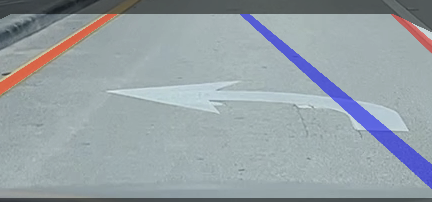
#> input picture left_turn_temp.png, 432 x 202 px; its folder holds only this picture in this run
$ python -i processing.py   (imports and definitions only)
#> lines starting #> are read from the running program, lines starting #| are printed output that depends on the picture; after the words box and inside, x2 and y2 are one past the last pixel; in counts of white or black regions, pixels touching at a corner belong together
#> further down, picture is the input picture: shape (202, 432, 3); mean B, G, R 166.1, 160.6, 150.4
### filters.py
# import necessary libraries
import cv2
import numpy as np
import math


# warps an image given a set a vertices
def warping(img, mask_vert, screen_vert):
    matrixy = cv2.getPerspectiveTransform(mask_vert, screen_vert)
    result = cv2.warpPerspective(img, matrixy, (img.shape[1], img.shape[0]))
    return result


# un-warps an image given a set of vertices
# [4 lines left out: function unwarped, not called in this run]


# detects the HoughLines within a frame
def detect_hough(image):
    lines = cv2.HoughLines(image, 1, np.pi / 180, 100)
    line_coords = []

    if lines is not None:
        # The below for loop runs till r and theta values
        # are in the range of the 2d array
        for r_theta in lines:
            # perform calculations onto the returned polar coordinates to convert them into cartesian ones
            arr = np.array(r_theta[0], dtype=np.float64)
            r, theta = arr
            a = np.cos(theta)
            b = np.sin(theta)
            x0 = a * r
            y0 = b * r
            x1 = int(x0 + 1000 * (-b))
            y1 = int(y0 + 1000 * (a))
            x2 = int(x0 - 1000 * (-b))
            y2 = int(y0 - 1000 * (a))

            # get the slope of each of the HoughLines returned and append those if they are not horizontal
            try:
                slope = round((y2 - y1) / (x2 - x1))
            except:
                slope = 999

            if not (-1 < slope < 1):
                line_coords.append([(x1, y1), (x2, y2)])

        # return the final list of HoughLines
        return line_coords


# check and filter the given HoughLines
def check_hough(good_lines, og, extra_pix=0):
    good_dist = []
    good = []
    mid_line = []

    # if the given lines is not empty,
    # check to make sure each of the lines are at least 20 pixels away from each other
    # append all the good lines to a separate list
    if good_lines is not None:
        for i in good_lines:
            x1, y1 = i[0]
            x2, y2 = i[1]

            dist = any(math.dist([x1, y1], [pt1[0], pt1[1]]) < 20 or
                       math.dist([x2, y2], [pt2[0], pt2[1]]) < 20
                       for pt1, pt2 in good_dist
                       )

            if not dist:
                good_dist.append([[x1 + extra_pix, y1], [x2 + extra_pix, y2]])

        # to prevent a divide by zero error, check to make sure that at least 2 lines were detected
        # calculate the average of two of the endpoints of the outputted lines
        # draw the final midline and return the original image and midline coordinates
        if good_dist is not None:
            for i in range(len(good_dist)):
                good.append(
                    (good_dist[i][0][0], good_dist[i][0][1], good_dist[i][1][0], good_dist[i][1][1]))
            if len(good) >= 2:
                mid_line = [(round((good[0][0] + good[1][0]) / 2), round((good[0][1] + good[1][1]) / 2)),
                            (round((good[0][2] + good[1][2]) / 2), round((good[0][3] + good[1][3]) / 2))]
                cv2.line(og, mid_line[0], mid_line[1], (0, 0, 255), 50, cv2.LINE_AA)

    else:
        return og, mid_line
    return og, mid_line


# average 2 lines given their start and end coordinates
# [58 lines left out: functions average_lines, detect_arrow_left, detect_arrow_right, not called in this run]

### processing.py
# import the filter file functions
from filters import *

# initialize a list with a random first coordinate
coord_r = [[(0, 0)]]
coord_l = [[(0, 0)]]


# process a frame given by applying functions
def process(image):
    # get the coordinates for the mask
    height = image.shape[0]  # 1080
#> height = 202
    width = image.shape[1]  # 1920
#> width = 432

    p1 = [round(width * .20), round(height * .72)]
#> p1 = [86, 145]
    p2 = [round(width * .40), round(height * .55)]
#> p2 = [173, 111]
    p3 = [round(width * .60), round(height * .55)]
#> p3 = [259, 111]
    p4 = [round(width * .80), round(height * .72)]
#> p4 = [346, 145]

    # create a trapezoidal mask around the road
    mask_vertices = np.int32([p1, p2, p3, p4])

    screen_verts = np.float32([[0, height], [0, 0], [width, 0], [width, height]])
#> screen_verts = [[0, 202], [0, 0], [432, 0], [432, 202]]

    # warp the frame to fit this trapezoidal mask to get a bird's-eye view of the road
    warped_img = warping(image, np.float32(mask_vertices), screen_verts)
#> in warping, `matrixy = cv2.getPerspectiveTransform(mask_vert, screen_vert)`: matrixy = [[-0.896, -2.29, 409.6], [-1.64e-16, -3.2, 355.7], [9.1e-19, -0.0106, 1]]
#> in warping, `result = cv2.warpPerspective(img, matrixy, (img.shape[1], img.shape[0]))`:
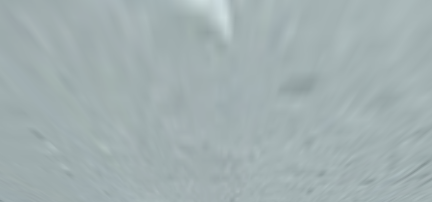
#> result: shape (202, 432, 3); mean B, G, R 177.4, 176.2, 162.5

    # convert the image into grayscale and use a bilateral filter on it
    gray = cv2.cvtColor(warped_img, cv2.COLOR_BGR2GRAY)
    gray = cv2.bilateralFilter(gray, 11, 19, 19)

    # use canny edge filter on the grayscale image
    cannyed_image = cv2.Canny(gray, 200, 150, apertureSize=5)
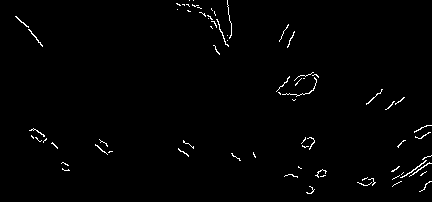
#> cannyed_image: shape (202, 432); 1.2% white in thin lines or dots

    # crop the image into 2 seperate images, one of the left side of the road and one of the right
    crop_l = cannyed_image[0:height, round(width * 0.1):round(width * 0.3)]
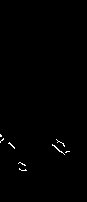
#> crop_l: shape (202, 87); 0.48% white in thin lines or dots, all inside (x1, y1, x2, y2) = (0, 134, 70, 171)
    crop_r = cannyed_image[0:height, round(width * 0.7):round(width * 0.95)]
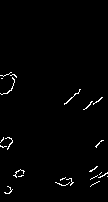
#> crop_r: shape (202, 108); 1.4% white in thin lines or dots, all inside (x1, y1, x2, y2) = (0, 72, 108, 194)

    # call the detect hough function to detect all the HoughLines in the frame
    # and return a list of the coordinates for each line
    lines_l = detect_hough(crop_l)
#> in detect_hough, `lines = cv2.HoughLines(image, 1, np.pi / 180, 100)`: lines = None
    lines_r = detect_hough(crop_r)

    # filter and check the HoughLines by distance to get 2 lines, then return the midline of those two lines
    final_l, mid_linel = check_hough(lines_l, warped_img, round(width * 0.1))
#> mid_linel = []
    final_r, mid_liner = check_hough(lines_r, warped_img, round(width * 0.7))
#> mid_liner = []

    global coord_l, coord_r

    # if no line has been detected, use the most recently stored coordinate in the list
    # that was initialized at the beginning of the program
    if len(mid_liner) == 0:
        mid_liner = coord_r[0]
#> (the run stopped early here; a loop or call above may not have finished)
